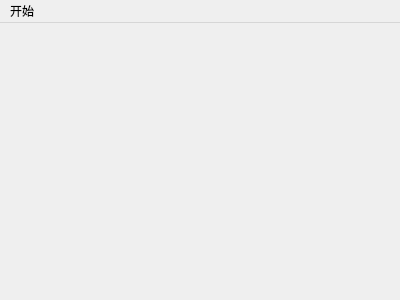
<?xml version="1.0" encoding="UTF-8"?>
<ui version="4.0">
 <class>MainWindow</class>
 <widget class="QMainWindow" name="MainWindow">
  <property name="geometry">
   <rect>
    <x>0</x>
    <y>0</y>
    <width>400</width>
    <height>300</height>
   </rect>
  </property>
  <property name="windowTitle">
   <string>MainWindow</string>
  </property>
  <widget class="QWidget" name="centralWidget"/>
  <widget class="QMenuBar" name="menuBar">
   <property name="geometry">
    <rect>
     <x>0</x>
     <y>0</y>
     <width>400</width>
     <height>23</height>
    </rect>
   </property>
   <widget class="QMenu" name="menunew">
    <property name="title">
     <string>开始</string>
    </property>
    <addaction name="actionquit"/>
   </widget>
   <addaction name="menunew"/>
  </widget>
  <action name="actionquit">
   <property name="text">
    <string>退出</string>
   </property>
  </action>
 </widget>
 <layoutdefault spacing="6" margin="11"/>
 <resources/>
 <connections/>
</ui>
